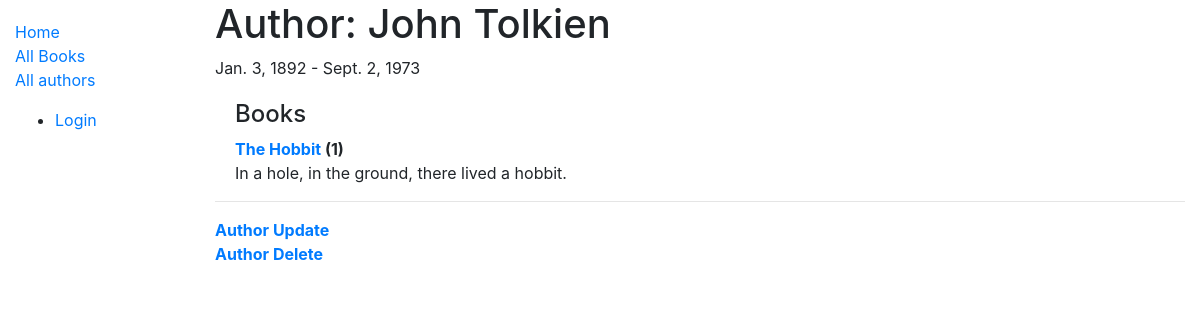
/catalog/author/2, run on the app's committed database.
### catalog/models.py (models this page shows, shortened)
class Author(models.Model):
    first_name = models.CharField(max_length=100)
    last_name = models.CharField(max_length=100)
    date_of_birth = models.DateField(null=True, blank=True)
    date_of_death = models.DateField('Died', null=True, blank=True)
    class Meta:
        ordering = ['last_name', 'first_name']
    def __str__(self):
        return f'{self.first_name} {self.last_name}'

class Book(models.Model):
    title = models.CharField(max_length=200)
    author = models.ForeignKey('Author', on_delete=models.SET_NULL, null=True)
    summary = models.TextField(max_length=1000, help_text='Enter a brief description of the book')
    isbn = models.CharField('ISBN', max_length=13, help_text='13 Character <a href="https://www.isbn-international.org/content/what-isbn">ISBN number</a>')
    genre = models.ManyToManyField(Genre, help_text='Select a genre for this book')
    def display_genre(self):
        return ', '.join(genre.name for genre in self.genre.all()[:3])
    display_genre.short_description = "Genre"

### catalog/views.py (the view, shortened to what this page needs)
# urls.py: path('author/<int:pk>', views.AuthorDetailView.as_view(), name='author-detail'),
class AuthorDetailView(generic.DetailView):
    model = Author

### catalog/templates/catalog/author_detail.html
{% extends "base_generic.html" %}
{% block content %}
    <h1>Author: {{ author }}</h1>
    <p> {{ author.date_of_birth }} - {% if author.date_of_death %}{{ author.date_of_death }}{% endif %}</p>
    <div style="margin-left:20px;margin-top:20px">
    <h4>Books</h2>
    {% for book in author.book_set.all %}
        <dt><a href="{% url 'book-detail' book.pk %}">{{book.title}}</a> ({{book.bookinstance_set.all.count}})</dt>
        <dd>{{ book.summary }}</dd>
    {% endfor %}
    </div>
    <hr />
    <dt><a href="{% url 'author_update' author.id %}">Author Update</a></dt>
    <dt><a href="{% url 'author_delete' author.id %}">Author Delete</a></dt>
{% endblock %}

### data on the page
Author: first_name+last_name "John Tolkien", date_of_birth "Jan. 3, 1892", date_of_death "Sept. 2, 1973"
Book: title "The Hobbit", bookinstance_set.all.count "1", summary "In a hole, in the ground, there lived a hobbit."
